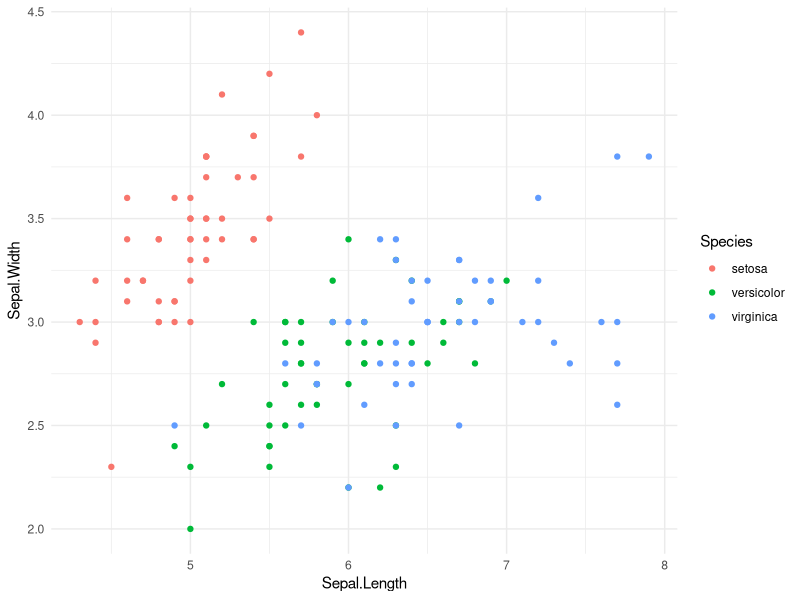

Here is the R script that generated this plot:
## ---- chunk 1
knitr::opts_chunk$set(echo = FALSE)
library(tidyverse)
library(knitr)
## ---- chunk 2
data ("iris")

ggplot(data = iris, 
       aes(x = Sepal.Length, 
             y = Sepal.Width, 
             color = Species)) + 
   geom_point() +
   theme_minimal()

## ---- chunk 3
as_tibble(iris) %>% 
   kable(.)
